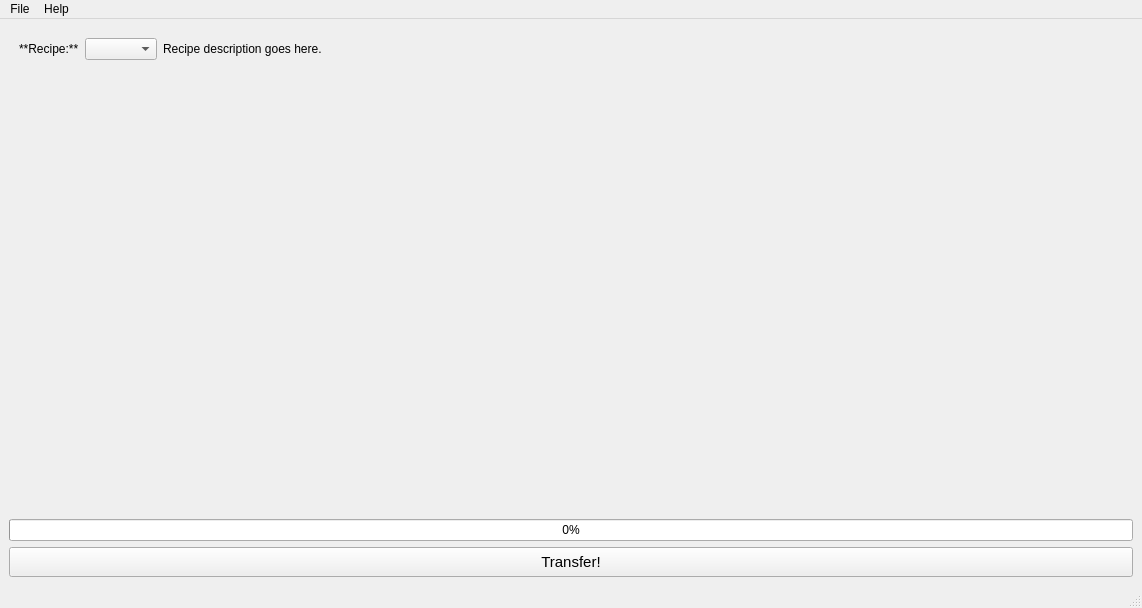
<?xml version="1.0" encoding="UTF-8"?>
<ui version="4.0">
 <class>MainWindow</class>
 <widget class="QMainWindow" name="MainWindow">
  <property name="geometry">
   <rect>
    <x>0</x>
    <y>0</y>
    <width>1142</width>
    <height>608</height>
   </rect>
  </property>
  <property name="minimumSize">
   <size>
    <width>600</width>
    <height>600</height>
   </size>
  </property>
  <property name="acceptDrops">
   <bool>true</bool>
  </property>
  <property name="windowTitle">
   <string>MPL-Data-Cast</string>
  </property>
  <widget class="QWidget" name="centralwidget">
   <property name="minimumSize">
    <size>
     <width>550</width>
     <height>550</height>
    </size>
   </property>
   <property name="acceptDrops">
    <bool>false</bool>
   </property>
   <layout class="QVBoxLayout" name="verticalLayout">
    <item>
     <layout class="QHBoxLayout" name="horizontalLayout_2">
      <property name="leftMargin">
       <number>10</number>
      </property>
      <property name="topMargin">
       <number>10</number>
      </property>
      <property name="rightMargin">
       <number>2</number>
      </property>
      <property name="bottomMargin">
       <number>5</number>
      </property>
      <item>
       <widget class="QLabel" name="label">
        <property name="text">
         <string>**Recipe:**</string>
        </property>
        <property name="textFormat">
         <enum>Qt::TextFormat::MarkdownText</enum>
        </property>
       </widget>
      </item>
      <item>
       <widget class="QComboBox" name="comboBox_recipe"/>
      </item>
      <item>
       <widget class="QLabel" name="label_recipe_descr">
        <property name="text">
         <string>Recipe description goes here.</string>
        </property>
        <property name="textFormat">
         <enum>Qt::TextFormat::MarkdownText</enum>
        </property>
       </widget>
      </item>
      <item>
       <spacer name="horizontalSpacer">
        <property name="orientation">
         <enum>Qt::Orientation::Horizontal</enum>
        </property>
        <property name="sizeHint" stdset="0">
         <size>
          <width>40</width>
          <height>20</height>
         </size>
        </property>
       </spacer>
      </item>
     </layout>
    </item>
    <item>
     <layout class="QHBoxLayout" name="horizontalLayout">
      <property name="leftMargin">
       <number>2</number>
      </property>
      <property name="topMargin">
       <number>2</number>
      </property>
      <property name="rightMargin">
       <number>2</number>
      </property>
      <property name="bottomMargin">
       <number>2</number>
      </property>
      <item>
       <widget class="InputWidget" name="widget_input" native="true">
        <property name="sizePolicy">
         <sizepolicy hsizetype="Preferred" vsizetype="Expanding">
          <horstretch>0</horstretch>
          <verstretch>0</verstretch>
         </sizepolicy>
        </property>
       </widget>
      </item>
      <item>
       <widget class="OutputWidget" name="widget_output" native="true"/>
      </item>
     </layout>
    </item>
    <item>
     <widget class="QLabel" name="label_file">
      <property name="text">
       <string/>
      </property>
     </widget>
    </item>
    <item>
     <widget class="QProgressBar" name="progressBar">
      <property name="value">
       <number>0</number>
      </property>
     </widget>
    </item>
    <item>
     <widget class="QPushButton" name="pushButton_transfer">
      <property name="sizePolicy">
       <sizepolicy hsizetype="Preferred" vsizetype="Fixed">
        <horstretch>0</horstretch>
        <verstretch>0</verstretch>
       </sizepolicy>
      </property>
      <property name="minimumSize">
       <size>
        <width>0</width>
        <height>30</height>
       </size>
      </property>
      <property name="font">
       <font>
        <pointsize>11</pointsize>
       </font>
      </property>
      <property name="text">
       <string>Transfer!</string>
      </property>
     </widget>
    </item>
   </layout>
  </widget>
  <widget class="QMenuBar" name="menubar">
   <property name="geometry">
    <rect>
     <x>0</x>
     <y>0</y>
     <width>1142</width>
     <height>23</height>
    </rect>
   </property>
   <widget class="QMenu" name="menuFile">
    <property name="title">
     <string>File</string>
    </property>
    <addaction name="actionPreferences"/>
    <addaction name="actionQuit"/>
   </widget>
   <widget class="QMenu" name="menuHelp">
    <property name="title">
     <string>Help</string>
    </property>
    <addaction name="actionShowLogDirectory"/>
    <addaction name="actionSoftware"/>
    <addaction name="actionAbout"/>
   </widget>
   <addaction name="menuFile"/>
   <addaction name="menuHelp"/>
  </widget>
  <widget class="QStatusBar" name="statusbar"/>
  <action name="actionQuit">
   <property name="text">
    <string>&amp;Quit</string>
   </property>
   <property name="iconVisibleInMenu">
    <bool>true</bool>
   </property>
  </action>
  <action name="actionAbout">
   <property name="text">
    <string>&amp;About</string>
   </property>
  </action>
  <action name="actionSoftware">
   <property name="text">
    <string>&amp;Software</string>
   </property>
  </action>
  <action name="actionPreferences">
   <property name="text">
    <string>&amp;Preferences</string>
   </property>
  </action>
  <action name="actionShowLogDirectory">
   <property name="text">
    <string>Show &amp;Log directory</string>
   </property>
  </action>
 </widget>
 <customwidgets>
  <customwidget>
   <class>InputWidget</class>
   <extends>QWidget</extends>
   <header>mpl_data_cast.gui.widget_input</header>
   <container>1</container>
  </customwidget>
  <customwidget>
   <class>OutputWidget</class>
   <extends>QWidget</extends>
   <header>mpl_data_cast.gui.widget_output</header>
   <container>1</container>
  </customwidget>
 </customwidgets>
 <resources/>
 <connections/>
</ui>
